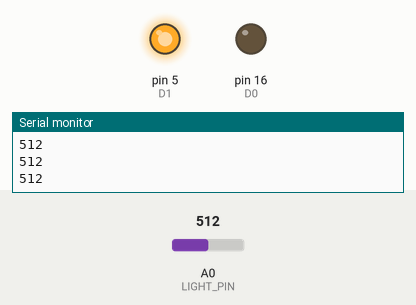
The sketch below on a simulated Arduino Uno, built with avr-gcc and run on an emulated ATmega328P. Parts: output pins drawn as LEDs (lit = HIGH), the last lines printed to the serial monitor. Inputs (shaded band) come from the test bench; at power-on: A0 (LIGHT_PIN) = 512.

Above: at 1.3 s.
1.4 s: A0 (LIGHT_PIN) set to 488
At 2.5 s:
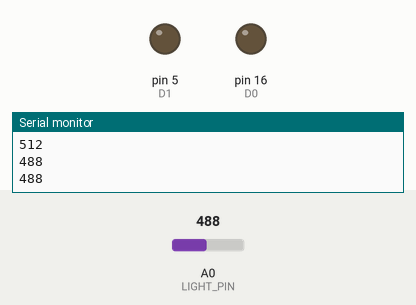
3.0 s: A0 (LIGHT_PIN) set to 691
4.5 s: A0 (LIGHT_PIN) set to 719
At 4.9 s:
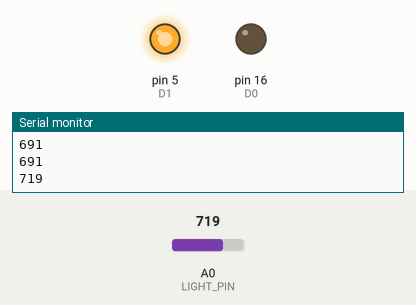
6.0 s: A0 (LIGHT_PIN) set to 490
At 7.2 s:
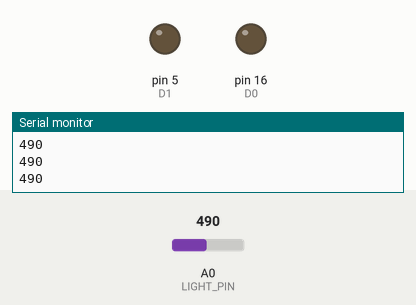
Timing chart, 0 to 8.5 s (numbered marks = the images above; inputs shaded):
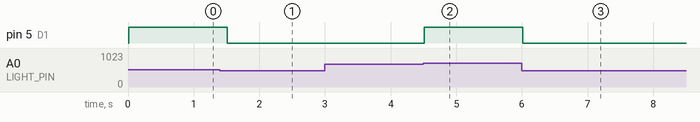

The sketch:

lab4_esp8266_relay_usbled.ino
```cpp
#define D0 16
#define D1 5
#define LIGHT_PIN A0
#define LED_PIN D0
#define RELAY1_PIN D1
#define RELAY_OFF HIGH // HIGH 신호이면 릴레이 동작하지 않음
#define RELAY_ON LOW // LOW 신호이면 릴레이 동작함
int lightValue;
int relay_state = RELAY_OFF; // 릴레이 OFF
void setup() {
  Serial.begin(9600);
  delay(10);
  pinMode(LED_PIN, OUTPUT); // Initialize the LED pin as an output
  digitalWrite(LED_PIN, LOW); //LED off
  pinMode(LIGHT_PIN, INPUT); // 조도센서 입력단자
  pinMode(RELAY1_PIN, OUTPUT); // 릴레이 signal 단자
  digitalWrite(RELAY1_PIN, RELAY_OFF); // 릴레이 OFF
}


void loop() {
  lightValue = analogRead(LIGHT_PIN); // 조도센서 값 읽어오기
  if( lightValue < 500 ) { // 빛의 밝기가 어두워지면
    relay_state = RELAY_ON; // 릴레이 상태를 LED를 켤수 있는 모드로 변경
  }
  else if ( lightValue > 700 ) {
   relay_state = RELAY_OFF;
  }
  digitalWrite(RELAY1_PIN, relay_state); // 릴레이 상태값 출력하기
  Serial.println(lightValue);
  delay(500);
}
```

Measured:
- the behaviour switches between 500 and 499 on A0 (LIGHT_PIN) (found by bisection; images 0 and 1)
- the behaviour switches between 700 and 701 on A0 (LIGHT_PIN) (found by bisection; images 1 and 2)
- after the input at 1.4 s, pin 5 (D1): HIGH → LOW after 0.11 s
- after the input at 4.5 s, pin 5 (D1): LOW → HIGH at once
- after the input at 6.0 s, pin 5 (D1): HIGH → LOW at once
